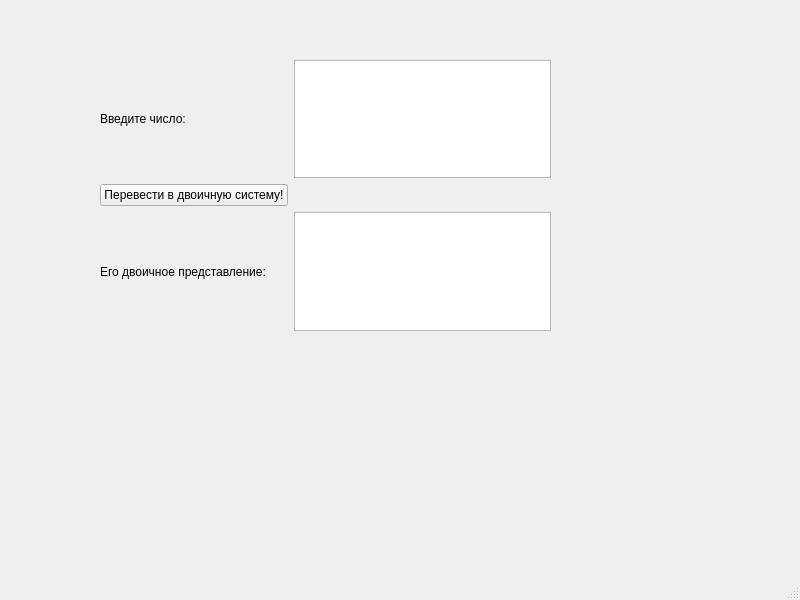
<?xml version="1.0" encoding="UTF-8"?>
<ui version="4.0">
 <class>MainWindow</class>
 <widget class="QMainWindow" name="MainWindow">
  <property name="geometry">
   <rect>
    <x>0</x>
    <y>0</y>
    <width>800</width>
    <height>600</height>
   </rect>
  </property>
  <property name="windowTitle">
   <string>MainWindow</string>
  </property>
  <widget class="QWidget" name="centralwidget">
   <widget class="QWidget" name="gridLayoutWidget">
    <property name="geometry">
     <rect>
      <x>100</x>
      <y>60</y>
      <width>451</width>
      <height>271</height>
     </rect>
    </property>
    <layout class="QGridLayout" name="gridLayout">
     <item row="0" column="1">
      <widget class="QTextEdit" name="textEdit"/>
     </item>
     <item row="2" column="1">
      <widget class="QTextBrowser" name="textBrowser"/>
     </item>
     <item row="0" column="0">
      <widget class="QLabel" name="label">
       <property name="text">
        <string>Введите число:</string>
       </property>
      </widget>
     </item>
     <item row="2" column="0">
      <widget class="QLabel" name="label_2">
       <property name="text">
        <string>Его двоичное представление:</string>
       </property>
      </widget>
     </item>
     <item row="1" column="0">
      <widget class="QPushButton" name="pushButton">
       <property name="text">
        <string>Перевести в двоичную систему!</string>
       </property>
      </widget>
     </item>
    </layout>
   </widget>
  </widget>
  <widget class="QMenuBar" name="menubar">
   <property name="geometry">
    <rect>
     <x>0</x>
     <y>0</y>
     <width>800</width>
     <height>23</height>
    </rect>
   </property>
  </widget>
  <widget class="QStatusBar" name="statusbar"/>
 </widget>
 <resources/>
 <connections/>
</ui>
